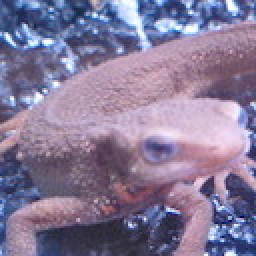
//> input picture q10/imori.jpg, 128 x 128 px (shown 2 times larger)
$ ./50q   (built with g++ and OpenCV 4)
//> lines starting //> are read from the running program, lines starting //| are printed output that depends on the picture; after the words box and inside, x2 and y2 are one past the last pixel; in counts of white or black regions, pixels touching at a corner belong together
#include <iostream>
#include <opencv2/opencv.hpp>
#include <algorithm>

void bgrtogray(cv::Mat &src, cv::Mat &dst)
{
    for(int y = 0; y < src.rows; y++){
        for(int x = 0; x < src.cols; x++){
            dst.at<uint8_t>(y, x) = (uint8_t)(0.2126 * (double)src.at<cv::Vec3b>(y, x)[2] +
                0.7152 * (double)src.at<cv::Vec3b>(y, x)[1] +
                0.0722 * (double)src.at<cv::Vec3b>(y, x)[0]);
        }
    }
}


void gaussian_filter5x5(cv::Mat &src, cv::Mat &dst, double sigma)
{
    //making kernel
    double kernel[5][5];
    double kernel_sum = 0.0;

    for(int y = -2; y <= 2; y++){
        for(int x = -2; x <= 2; x++){
            kernel[y+2][x+2] = 1/(2*M_PI*sigma*sigma)*exp(-(y*y + x*x)/(2*sigma*sigma));
            kernel_sum += kernel[y+2][x+2];
        }
    }
    //正規化1
    for(int y = -2; y <= 2; y++){
        for(int x = -2; x <= 2; x++){
            kernel[y+2][x+2] /=kernel_sum;
        }
    }
    //kernel check
    for(int y = -2; y <= 2; y++){
        for(int x = -2; x <= 2; x++){
           std::cout <<  kernel[y+2][x+2] ;
        }
        std::cout << std::endl;
    }

    cv::Mat temp = cv::Mat::zeros(dst.rows, dst.cols, CV_8UC1);

    float sum;
    for(int y = 0; y < src.rows; y++){
        for(int x = 0; x < src.cols; x++){
                sum = 0.0;

                for(int dy = -2; dy <= 2; dy++){//5x5でカーネル作って3x3で畳み込みはないわぁ
                    for(int dx = -2; dx <= 2; dx++){
                        //範囲外srcはs0?
                        sum += kernel[dy+2][dx+2] * (float)src.at<uint8_t>(y + dy, x + dx);
                    }
                }
                dst.at<float>(y, x) = std::clamp(sum, 0.0f, 255.0f);
                temp.at<uint8_t>(y, x) = std::clamp((int)sum, 0, 255);
        }
    }

    //cv::imshow("sample", temp);
    //cv::waitKey(0);
    //cv::destroyAllWindows();
}


void sobel_filter3x3(cv::Mat img, cv::Mat dst, bool flag)
{
    float kernelY[3][3] = {//Y方向微分-->横方向の輪郭
        {1, 2, 1},
        {0, 0, 0},
        {-1, -2, -1}
    };

    float kernelX[3][3] = {//X方向微分-->縦方向の輪郭
        {1, 0, -1},
        {2, 0, -2},
        {1, 0, -1}
    };

    float (*kernel)[3];//OK.二次元配列のアドレス格納用．//float型3要素のポインタになる．

    //check
    if(flag){
        printf("X\n");
        kernel = kernelX;
    }else{
        printf("Y\n");
        kernel = kernelY;
    }

    double temp;
    for(int y = 0; y < img.rows; y++){
        for(int x = 0; x < img.cols; x++){

            temp = 0;
            for(int dy = -1; dy <= 1; dy++){
                for(int dx = -1; dx <= 1; dx++){
                    if (((y + dy) >= 0) && (( x + dx) >= 0) && ((y + dy) < img.rows) && ((x + dx) < img.cols)){
                        temp += img.at<float>(y + dy, x + dx)*kernel[dy+1][dx+1];
                    }
                }
            }
            dst.at<float>(y, x) = fmax(0., fmin(temp, 255.0));
        }
    }

}


void get_edge(cv::Mat &fx, cv::Mat &fy, cv::Mat &dst)
{

    for(int y = 0; y < dst.rows; y++){
        for(int x = 0; x < dst.cols; x++){
            int tx = fx.at<float>(y, x);//途中計算は全部floatで殴るのが正解かもわからん．こっちのが精度高い気がしてる．
            int ty = fy.at<float>(y, x);
            dst.at<uint8_t>(y, x) = (uint8_t)std::clamp( (int)sqrt(tx*tx + ty*ty), 0, 255);//c++17
            //fmax(fmin(sqrt(pow(fx.at<uint8_t>(y, x), 2) + pow(fy.at<uint8_t>(y, x), 2)), 255), 0);
        }
    }
}

void get_angle(cv::Mat &fx, cv::Mat &fy, cv::Mat &dst)
{
    double tx;
    double ty;

    double ans;
    for(int y = 0; y < dst.rows; y++){
        for(int x = 0; x < dst.cols; x++){
            tx = (double)fx.at<float>(y, x);
            ty = (double)fy.at<float>(y, x);
            if(tx == 0) tx = 0.0000001;//分母0回避
            //std::cout << tx << "::" << ty << std::endl;

            ans = std::atan2(ty, tx);//[-pi, pi]の範囲//radで返ってきてる．
            ans = (ans * 180)/M_PI;

            //-22.5~157.5に修正
            if(ans < -22.5){
                ans += 180;
            }else if(157.5 < ans){
                ans -= 180;
            }
            //std::cout << ans << " ";
            //output
            if(ans <= 22.5){
                ans = 0;
            }else if(ans <=67.5){
                ans = 45;
            }else if(ans <= 112.5){
                ans = 90;
            }else{
                ans = 135;
            }
            dst.at<uint8_t>(y, x) = (uint8_t)ans;
        }
    }
}


cv::Mat non_maximum_suppression(cv::Mat &edge, cv::Mat &angle)
{//この処理畳み込みで書けないか????
//または代用として空間フィルタリング処理で先鋭化出来るような気がしてるが...
    cv::Mat dst = cv::Mat::zeros(edge.rows, edge.cols, CV_8UC1);
    int ang, ed_l, ed_s, ed_r;

    for(int y = 0; y < edge.rows; y++){
        for(int x = 0; x < edge.cols; x++){

            ang = angle.at<uint8_t>(y, x);

            if(ang == 0){
                //x方向両サイド
                ed_l = edge.at<uint8_t>(y, x-1);
                ed_s = edge.at<uint8_t>(y, x);
                ed_r = edge.at<uint8_t>(y, x+1);
                //境界
                if(x - 1 == -1) ed_l = 0;
                if(x + 1 == edge.rows) ed_r = 0;
                //条件
                if(ed_s != fmax(fmax(ed_l, ed_s), ed_r)){
                    dst.at<uint8_t>(y, x) = 0;
                }else{
                    dst.at<uint8_t>(y, x) = ed_s;
                }
            }else if(ang == 45){
                //斜め1
                ed_l = edge.at<uint8_t>(y+1, x-1);
                ed_s = edge.at<uint8_t>(y, x);
                ed_r = edge.at<uint8_t>(y-1, x+1);
                //境界
                if(x - 1 == -1 || y + 1 == edge.rows) ed_l = 0;
                if(x + 1 == edge.rows || y - 1 == -1) ed_r = 0;
                //条件
                if(ed_s != fmax(fmax(ed_l, ed_s), ed_r)){
                    dst.at<uint8_t>(y, x) = 0;
                }else{
                    dst.at<uint8_t>(y, x) = ed_s;
                }
            }else if(ang == 90){
                //上下
                ed_l = edge.at<uint8_t>(y+1, x);//上
                ed_s = edge.at<uint8_t>(y, x);
                ed_r = edge.at<uint8_t>(y-1, x);//下
                //境界
                if(y - 1 == -1) ed_l = 0;
                if(y + 1 == edge.rows) ed_r = 0;
                //条件
                if(ed_s != fmax(fmax(ed_l, ed_s), ed_r)){
                    dst.at<uint8_t>(y, x) = 0;
                }else{
                    dst.at<uint8_t>(y, x) = ed_s;
                }
            }else{
                //斜め2
                ed_l = edge.at<uint8_t>(y-1, x-1);
                ed_s = edge.at<uint8_t>(y, x);
                ed_r = edge.at<uint8_t>(y+1, x+1);
                //境界
                if(y - 1 == -1 || x - 1 == -1) ed_l = 0;
                if(y + 1 == edge.rows || x + 1 == edge.cols) ed_r = 0;
                //条件
                if(ed_s != fmax(fmax(ed_l, ed_s), ed_r)){
                    dst.at<uint8_t>(y, x) = 0;
                }else{
                    dst.at<uint8_t>(y, x) = ed_s;
                }
            }
        }
    }

    return dst;
}

void histerisis(cv::Mat &src, cv::Mat &dst, int HT, int LT)
{

    int vmax = 0;
    for(int y = 0; y < src.rows; y++){
        for(int x = 0; x < src.cols; x++){
            int value = src.at<uint8_t>(y, x);
            if( HT <= value ){

                dst.at<uint8_t>(y, x) = 255;
            }else if(LT < value  && value <= HT){

                for(int dy = -1; dy <= 1; dy++){
                    for(int dx = -1; dx <= 1; dx++){
                        if(vmax < src.at<uint8_t>( fmin(fmax(y+dy, 0), src.rows-1), fmin(fmax(x+dx, 0), src.cols-1) ) ){//畳み込みで最大値特定
                            vmax = src.at<uint8_t>(y+dy, x+dx);
                        }
                        dst.at<uint8_t>(y, x) = vmax;
                    }
                }
            }else if(value <= LT){

                dst.at<uint8_t>(y, x) = 0;
            }

        }
    }
}

void otu_algorithm(cv::Mat src, cv::Mat &dst)
{

    int pixel_num0, pixel_num1;
    int pixel_sum0, pixel_sum1;//class sum
    double ave0, ave1;//class average

    int pixel_value = 0;
    int thres = 0;
    double between_class_variance = 0.0;
    double max_between_class_variance = 0.0;

    for(int t = 0; t < 256; t++){
        pixel_num0 = 0;
        pixel_num1 = 0;

        pixel_sum0 = 0;
        pixel_sum1 = 0;
        ave0 = 0.0;
        ave1 = 0.0;

        //making histgram
        for(int y = 0; y < src.rows; y++){
            for(int x = 0; x < src.cols; x++){

                pixel_value = src.at<uint8_t>(y, x);

                if(pixel_value < t){
                    pixel_num0++;
                    pixel_sum0 += pixel_value;
                }else{
                    pixel_num1++;
                    pixel_sum1 += pixel_value;
                }
            }
        }

        //check between-class variance
        if(pixel_num0 == 0 || pixel_num1 == 0) continue;

        //各クラスの平均
        ave0 = pixel_sum0 / pixel_num0;
        ave1 = pixel_sum1 / pixel_num1;


        //クラス間分散
        //これの最大値 = 分離度最大
        between_class_variance = pixel_num0*pixel_num1* pow((ave0 - ave1), 2);
        if(max_between_class_variance < between_class_variance){
            max_between_class_variance = between_class_variance;
            thres = t;
            //std::cout << "threshold is " << thres << "!" << std::endl;
        }
    }


    for(int y = 0; y < src.rows; y++){
        for(int x = 0; x < src.cols; x++){
            if(src.at<uint8_t>(y, x) > thres){
                dst.at<uint8_t>(y, x) = 255;
            }else{
                //dst(y, x) = 0;//動かない．
                dst.at<uint8_t>(y, x) = 0;
            }
        }
    }
}

//膨張
void morphology_dilation(cv::Mat src, cv::Mat &dst, int n)
{
    int top, bottom, left, right;
    cv::Mat dst_base = src.clone();

    for(int i = 0; i < n; i++){
    dst = dst_base.clone();
    for(int y = 0; y < src.rows; y++){
        for(int x = 0; x < src.cols; x++){
                top = src.at<uint8_t>(y - 1, x);
                bottom = src.at<uint8_t>(y + 1, x);
                left = src.at<uint8_t>(y, x - 1);
                right = src.at<uint8_t>(y, x + 1);
                if(y -1 == -1){ top = 0;}
                if(y + 1 == src.rows){ bottom = 0;}
                if(x - 1 == -1){ left = 0;}
                if(x + 1 == src.cols){ right = 0;}

                if(top == 255 || bottom == 255 || left == 255 || right == 255)
                {
                    dst.at<uint8_t>(y, x) = 255;
                }
        }
    }
    }
    printf("morpho1_fin\n");
}

//縮小
void morphology_erosion(cv::Mat src, cv::Mat &dst, int n)
{
    cv::Mat dst_base = src.clone();

    for(int i = 0; i < n; i++){
    dst = dst_base.clone();
    for(int y = 0; y < src.rows; y++){
        for(int x = 0; x < src.cols; x++){
            //top
            if((0 < y - 1) && src.at<uint8_t>(y - 1, x) == 0){
                //dst.data[y*src.step + x*src.channels()] = 0;
                dst.at<uint8_t>(y, x) = 0;
                continue;
            }
            //bottom
            if((0 < y + 1) && src.at<uint8_t>(y + 1, x) == 0){
                //dst.data[y*src.step + x*src.channels()] = 0;
                dst.at<uint8_t>(y, x) = 0;
                continue;
            }
            //left
            if((0 < x - 1) && src.at<uint8_t>(y, x - 1) == 0){
                //dst.data[y*src.step + x*src.channels()] = 0;
                dst.at<uint8_t>(y, x) = 0;
                continue;
            }
            //right
            if((0 < x + 1) && src.at<uint8_t>(y, x + 1) == 0){
                //dst.data[y*src.step + x*src.channels()] = 0;
                dst.at<uint8_t>(y, x) = 0;
                continue;
            }
        }
    }
    }
}


cv::Mat canny(cv::Mat src)
{
    cv::Mat dst = cv::Mat::zeros(src.rows, src.cols, CV_8UC1);
    cv::Mat gau_dst = cv::Mat::zeros(src.rows, src.cols, CV_32FC1);
    cv::Mat fx = cv::Mat::zeros(src.rows, src.cols, CV_32FC1);
    cv::Mat fy = cv::Mat::zeros(src.rows, src.cols, CV_32FC1);

    bgrtogray(src, dst);
    gaussian_filter5x5(dst, gau_dst, 1.4);
    sobel_filter3x3(gau_dst, fx, true);
    sobel_filter3x3(gau_dst, fy, false);

    cv::Mat edge = cv::Mat::zeros(src.rows, src.cols, CV_8UC1);
    cv::Mat angle = cv::Mat::zeros(src.rows, src.cols, CV_8UC1);

    get_edge(fx, fy, edge);
    get_angle(fx, fy, angle);

    cv::Mat result = non_maximum_suppression(edge, angle);

    histerisis(result, dst, 100, 30);

    return dst;
}


int main(int argc, char *argv[])
{
    cv::Mat src = cv::imread("imori.jpg");
//> src is the input picture: 128 rows x 128 cols, CV_8UC3; mean B, G, R 152.8, 121.8, 134.1
    cv::Mat otu = cv::Mat::zeros(src.rows, src.cols, CV_8UC1);
    cv::Mat zero = cv::Mat::zeros(src.rows, src.cols, CV_8UC1);

    cv::Mat canny_result = canny(src);
//> the loop in gaussian_filter5x5, `for(int y = 0; y < src.rows; y++)` made 128 passes
//> sum on passes 1 to 12: 77.53, 100.9, 108.8, 105.6, 101.5, 102, 109.5, 121.6, 133, 141.1, 140.8, 132.3
//> after the loop in gaussian_filter5x5, `for(int y = 0; y < src.rows; y++)`: sum = 48.94
//> the loop in sobel_filter3x3, `for(int y = 0; y < img.rows; y++)` made 128 passes
//> temp on passes 1 to 12: 287.5, 433, 465.5, 452.1, 434.3, 445.3, 493.4, 561.2, 621.3, 652.4, 643, 600.4
//> after the loop in sobel_filter3x3, `for(int y = 0; y < img.rows; y++)`: temp = 171.8
//> the loop in sobel_filter3x3 (call 2), `for(int y = 0; y < img.rows; y++)` made 128 passes
//> temp on passes 1 to 12: -314.9, -95.03, -9.2, 27.91, 11.74, -31.54, -71.77, -82.23, -64.13, -21.72, 33.07, 65.43
//> after the loop in get_edge, `for(int y = 0; y < dst.rows; y++)`:
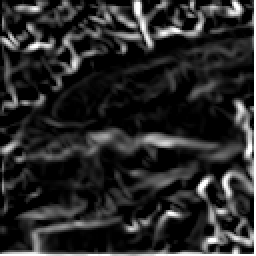
//> dst: 128 rows x 128 cols, CV_8UC1 (shown 2 times larger); min 0, max 255, mean 41.5
//> the loop in get_angle, `for(int y = 0; y < dst.rows; y++)` made 128 passes
//> (ty, ans) on passes 1 to 12: (0, 0), (0, 0), (0, 0), (27.91, 0), (11.74, 0), (0, 0), (0, 0), (0, 0), (0, 0), (0, 0), (33.07, 0), (65.43, 0)
//> after the loop in get_angle, `for(int y = 0; y < dst.rows; y++)`:
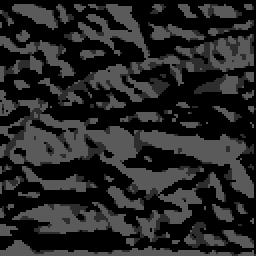
//> dst: 128 rows x 128 cols, CV_8UC1 (shown 2 times larger); min 0, max 90, mean 37.8
//> after the loop in get_angle, `for(int y = 0; y < dst.rows; y++)`: ty = 213.3; ans = 45
//> the loop in non_maximum_suppression, `for(int y = 0; y < edge.rows; y++)` made 128 passes
//> (ang, ed_l) on passes 1 to 12: (0, 51), (0, 66), (0, 53), (0, 60), (0, 27), (0, 31), (0, 61), (0, 99), (0, 127), (0, 136), (0, 139), (0, 150)
//> after the loop in non_maximum_suppression, `for(int y = 0; y < edge.rows; y++)`:
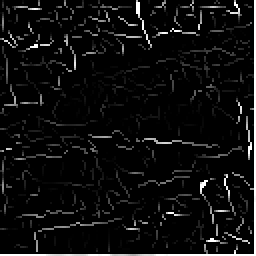
//> dst: 128 rows x 128 cols, CV_8UC1 (shown 2 times larger); min 0, max 255, mean 14.4
//> after the loop in non_maximum_suppression, `for(int y = 0; y < edge.rows; y++)`: ed_l = 0; ed_s = 255; ed_r = 0
//> the loop in histerisis, `for(int y = 0; y < src.rows; y++)` made 128 passes
//> vmax on passes 1 to 12: 133, 133, 133, 190, 190, 190, 190, 204, 204, 204, 204, 204
//> after the loop in histerisis, `for(int y = 0; y < src.rows; y++)`:
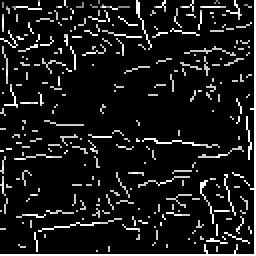
//> dst: 128 rows x 128 cols, CV_8UC1 (shown 2 times larger); min 0, max 255, mean 26
//> after the loop in histerisis, `for(int y = 0; y < src.rows; y++)`: vmax = 204
    otu_algorithm(canny_result, otu);
//> the loop in otu_algorithm, `for(int t = 0; t < 256; t++)` made 256 passes
//> (pixel_num0, pixel_num1, max_between_class_variance) on pass 2: (14499, 1885, 1.4e+12)
//> (pixel_num0, pixel_num1) on passes 1, 3, 4: (0, 16384), (14499, 1885), (14499, 1885)
//> after the loop in otu_algorithm, `for(int y = 0; y < src.rows; y++)`:
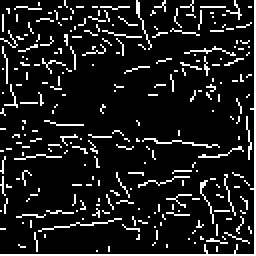
//> dst: 128 rows x 128 cols, CV_8UC1 (shown 2 times larger); 11.4% white in thin lines or dots

    //オープニング
    morphology_dilation(otu, zero, 1);
//> after the loop in morphology_dilation, `for(int i = 0; i < n; i++)`:
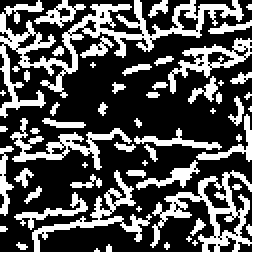
//> dst: 128 rows x 128 cols, CV_8UC1 (shown 2 times larger); 34.2% white; 48 white regions (23 under 20 px), largest, box (x1, y1, x2, y2) and area: (0, 0, 128, 128) 2205, (0, 0, 122, 59) 1436, (5, 59, 66, 85) 403
    morphology_erosion(zero, zero, 1);
//> after the loop in morphology_erosion, `for(int i = 0; i < n; i++)`:
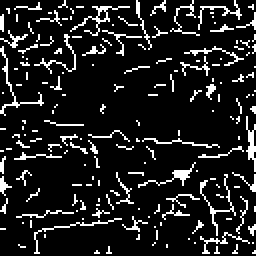
//> dst: 128 rows x 128 cols, CV_8UC1 (shown 2 times larger); 12.1% white in thin lines or dots

    cv::imshow("sample", zero);
    cv::waitKey(0);
    cv::imwrite("./img/50q_ans.jpg", zero);

    return 0;
}

// [8 lines of commented-out code are left out]
